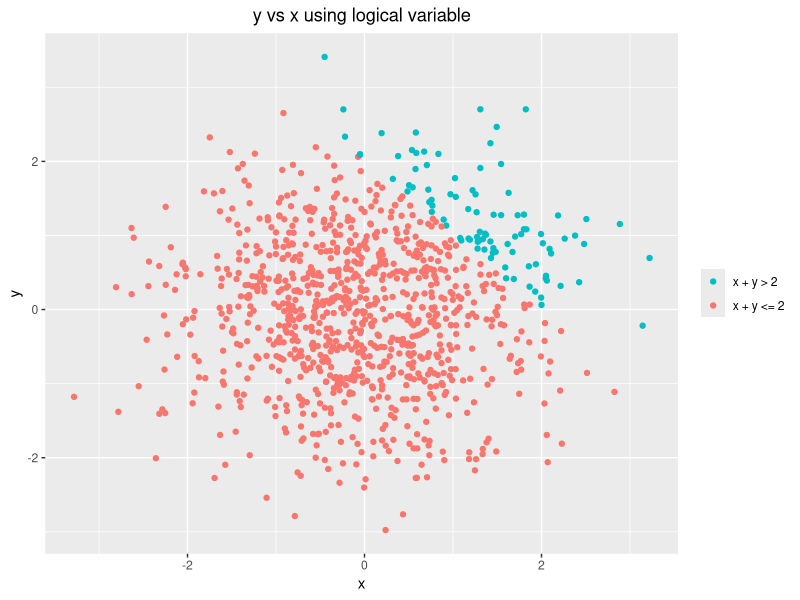
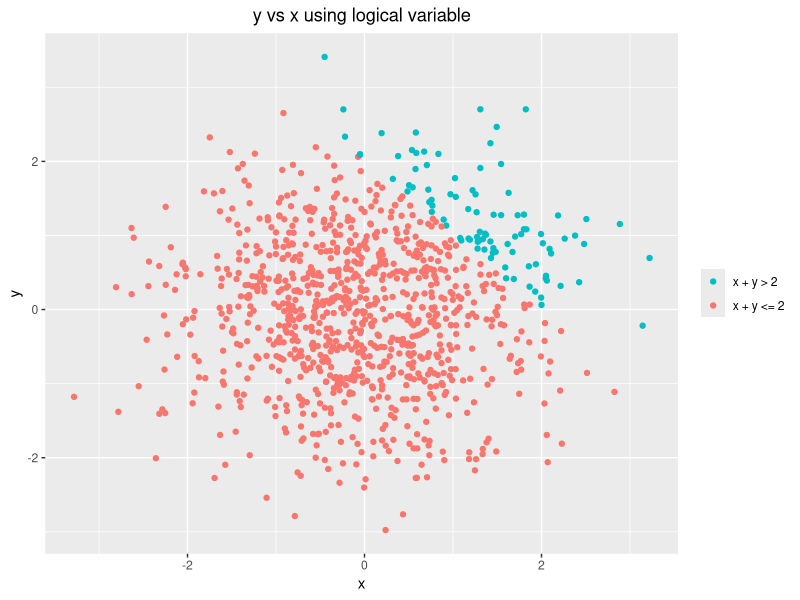
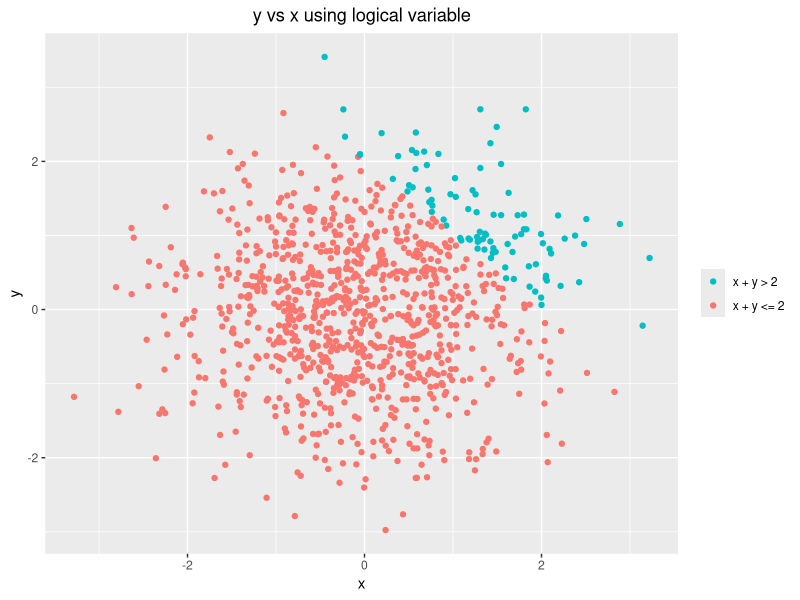

These figures' R source, in order:
## ---- chunk 1
library(tidyverse)
## ---- chunk 2

df1 = tibble(
  vec_unif = runif(10,0,5),
  vec_logic = I(vec_unif > 2),
  vec_char =  letters[seq(1,10)],
  vec_factor = factor(c("up","down","up","down","up","down","up","down","up","down"))
)

## ---- chunk 3
df1
## ---- chunk 4
mean_unif = mean(df1$vec_unif)
mean_logic1 = mean(df1$vec_logic1)
mean_char = mean(df1$vec_char)
mean_factor = mean(df1$vec_factor)
## ---- chunk 5
as.numeric(as.factor(df1$vec_char))
as.numeric(as.character(df1$vec_logic1))
## ---- chunk 6

df2 = tibble(
  x = rnorm(1000),
  y = rnorm(1000),
  vec_logic = I(x + y > 2),
  vec_num =  as.numeric(I(x + y > 2)),
  vec_factor2 = as.factor(I(x + y > 2))
)

## ---- chunk 7

ggplot(df2, aes(x, y)) + 
  geom_point(aes(colour = factor(df2$vec_logic))) + 
  ggtitle("y vs x using logical variable") +  
  theme(plot.title = element_text(hjust=0.5)) + 
  scale_colour_discrete(name = NULL, guide = guide_legend(reverse=TRUE), labels = c('x + y <= 2','x + y > 2'))
  
## ---- chunk 8
ggsave("y vs x using logical variable.png")
## ---- chunk 9

ggplot(df2, aes(x, y)) + 
  geom_point(aes(colour = factor(df2$vec_num))) + 
  ggtitle("y vs x using logical variable") +  
  theme(plot.title = element_text(hjust=0.5)) + 
  scale_colour_discrete(name = NULL, guide = guide_legend(reverse=TRUE), labels = c('x + y <= 2','x + y > 2'))
